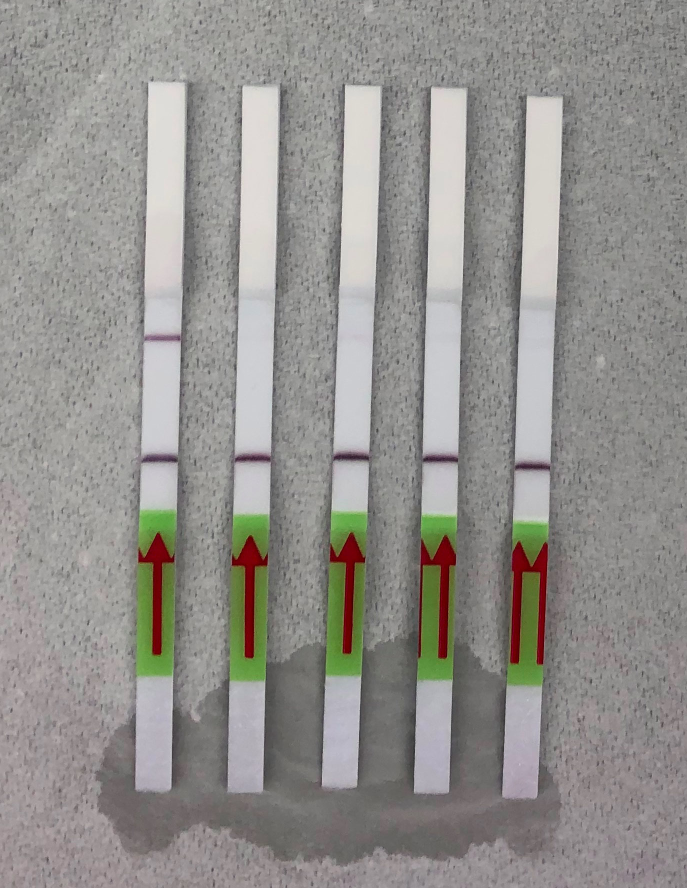
#> input picture notebooks/images/strips17c.jpg, 1374 x 1776 px (shown at 1/2 size)
$ jupyter execute 'Strip Detection and Comparison v2e.ipynb'
#> lines starting #> are read from the running program, lines starting #| are printed output that depends on the picture; after the words box and inside, x2 and y2 are one past the last pixel; in counts of white or black regions, pixels touching at a corner belong together; long printed decimals are rounded
[cell 1]
import cv2
import imutils
import math
import numpy as np
from matplotlib import pyplot as plt

plt.rcParams['figure.figsize'] = [10, 10]

## Strip Detection & Comparison

This script takes a raw picture of the strips, detects the sensible regions of the strips, and compares all the strips with the right-most which is asummed to be the water control.

One positive, the rest negatives

[cell 2]
# filename = 'images/strips17.jpg'
filename = 'images/strips17c.jpg'
image = cv2.imread(filename)
#> image is the input picture: shape (1776, 1374, 3); mean B, G, R 141.3, 144.8, 146.9
image = cv2.GaussianBlur(image, (5,5), 0)
plt.imshow(cv2.cvtColor(image, cv2.COLOR_BGR2RGB))

[cell 3]
# Parameters - All of these should normalized as a function of the image resolution and
# expected size of the strips

w = image.shape[0]
h = image.shape[1]

# The Y value above which the top of the strip should be
maxTopY = int(w * 0.2)

# The Y value above which the begining of the sensitive part of the strip should be
maxCenterY = int(w * 0.65)

# Minimum area of the colored center box in the strip
minCenterBoxArea = 10000

# Maximum area of the colored center box in the strip
maxCenterBoxArea = 50000

# Minimum area of the top strip boxes
minTopBoxArea = 25000

# Maximum of the top strip boxes
maxTopBoxArea = 70000

# Minimum intensity for binary thresholding of the top portion of the strips
minStripThreshold = 190

# Sensitive area of the strip
stripWidth = 200
stripHeight = 2000
stripHoldY = 850

# Percentage of the margins to be removed
marginFraction = 0.2

# Times the standard deviation of the mean intensity to detect a peak in first pass
peakSTDScale = 4

# Times the standard deviation of the mean intensity to detect a peak in the final normalized data
peakSTDScaleNorm = 20

# Default peak position to use when the control does not have a positive band
defPeakPosition = 360

# Maximum position for the peak of the control's positive band
maxControlPeakPos = 390

# Red is at the beginning/end of the hue range, so it covers the [0-10] and the [170, 180] (hue in OpenCV varies
# between 0 and 180 degrees)
lower_red1 = np.array([0, 50, 50])
upper_red1 = np.array([10, 255, 255])
lower_red2 = np.array([170, 50, 50])
upper_red2 = np.array([180, 255, 255])

# Green is between 20 and 90 (these ranges can be adjusted)
lower_green = np.array([20, 50, 50])
upper_green = np.array([90, 255, 255])

[cell 4]
# Some utilities

def makeOrderedBox(rect):
    box0 = cv2.boxPoints(rect)
    box0 = np.int0(box0)

    xval = [pt[0] for pt in box0]
    yval = [pt[1] for pt in box0]

    x0 = np.mean(xval)
    y0 = np.mean(yval)

    angles = []
    for i in range(0, len(box0)):
        xi = box0[i][0]
        yi = box0[i][1]
        x = xi - x0
        y = yi - y0
        a = np.arctan2(y, x)
        val = [a, i]
        angles += [val]

    angles.sort(key=lambda val: val[0], reverse=False)
    box = np.array([box0[val[1]] for val in angles])

    return box

def boxMinX(box):
    return min([pt[0] for pt in box])

def boxMaxX(box):
    return max([pt[0] for pt in box])

def boxMinY(box):
    return min([pt[1] for pt in box])

def boxMaxY(box):
    return max([pt[1] for pt in box])

def boxArea(box):
    x0 = np.mean([pt[0] for pt in box])
    y0 = np.mean([pt[1] for pt in box])
    p0 = np.array([x0, y0])

    area = 0
    n = len(box)
    for i in range(0, n):
        p1 = box[i]
        if i < n - 1:
            p2 = box[i + 1]
        else:
            p2 = box[0]

        # Heron's Formula
        a = np.linalg.norm(p1-p0)
        b = np.linalg.norm(p2-p0)
        c = np.linalg.norm(p1-p2)
        s = (a + b + c) / 2
        triarea = np.sqrt(s * (s - a) * (s - b) * (s - c))

        area += triarea

    return area

[cell 5]
# Processing Step 1: detecting the colored area in the strips

# First, convert the image to HSV color space, which makes the color detection straightforward
hsv = cv2.cvtColor(image, cv2.COLOR_BGR2HSV)

# These strips have red arrows on a green background, so we define two masks, one for red and the other for green

red_mask1 = cv2.inRange(hsv, lower_red1, upper_red1)
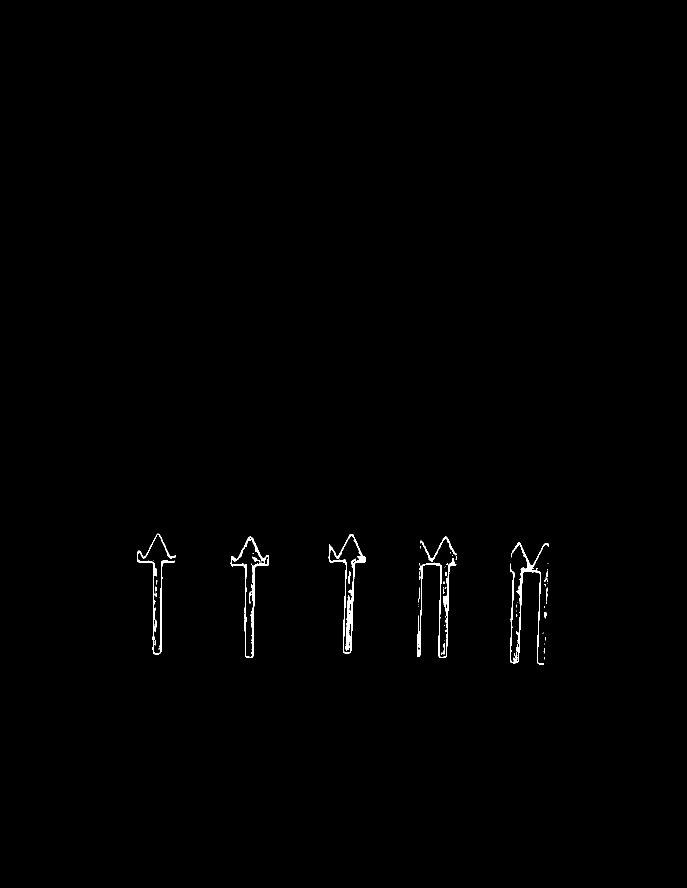
#> red_mask1: shape (1776, 1374) (shown at 1/2 size); 0.47% white; 67 white regions (53 under 20 px), largest, box (x1, y1, x2, y2) and area: (657, 1068, 732, 1307) 2498, (1020, 1085, 1097, 1329) 2266, (461, 1073, 537, 1316) 2130
red_mask2 = cv2.inRange(hsv, lower_red2, upper_red2)

red_mask = red_mask1 + red_mask2
green_mask = cv2.inRange(hsv, lower_green, upper_green)

mask = red_mask + green_mask

plt.imshow(cv2.cvtColor(mask, cv2.COLOR_GRAY2RGB))

[cell 6]
# Processing Step 2: determining the bounding boxes for the colored areas

cnts = cv2.findContours(mask, cv2.RETR_EXTERNAL, cv2.CHAIN_APPROX_SIMPLE)
#> cnts = 9 contours, 2 with area under 20; largest, box (x1, y1, x2, y2) and area: (270, 1019, 354, 1354) 24519, (457, 1028, 540, 1363) 24179, (649, 1022, 736, 1353) 23730, (832, 1028, 916, 1361) 23650, (1012, 1041, 1099, 1373) 23394, (1019, 1188, 1023, 1228) 36, (1021, 1158, 1024, 1182) 27
cnts = imutils.grab_contours(cnts)

# Create a copy of the original image to draw the bounding boxes on
tmp = image.copy()

center_boxes = []
for c in cnts:
    M = cv2.moments(c)
    if M["m00"] == 0: continue

    rect = cv2.minAreaRect(c)
    box = makeOrderedBox(rect)

    area = boxArea(box)
    if area < minCenterBoxArea or maxCenterBoxArea < area: continue

    if maxCenterY < boxMinY(box): continue

    print("Found suitable center box")
    print(area)
    print(box)
    center_boxes += [box]

    tmp = cv2.drawContours(tmp, [box], 0, (0,0,255), 10)
    tmp = cv2.circle(tmp, (box[0][0], box[0][1]), 20, (255,0,0), -1)
#> this loop made 9 passes
#> (rect, box0 in makeOrderedBox, xval in makeOrderedBox, yval in makeOrderedBox, box, area) on passes 2 to 3: (((1020.3, 1207.5), (39.05, 2.45), -87.14), [[1020, 1227], [1018, 1226], [1020, 1187], [1022, 1188]], [1020, 1018, 1020, 1022], [1227, 1226, 1187, 1188], [[1020, 1187], [1022, 1188], [1020, 1227], [1018, 1226]], 80), (((1022, 1169.5), (23, 2), -90), [[1023, 1181], [1021, 1181], [1021, 1158], [1023, 1158]], [1023, 1021, 1021, 1023], [1181, 1181, 1158, 1158], [[1021, 1158], [1023, 1158], [1023, 1181], [1021, 1181]], 46)
#> (printed output is left out)
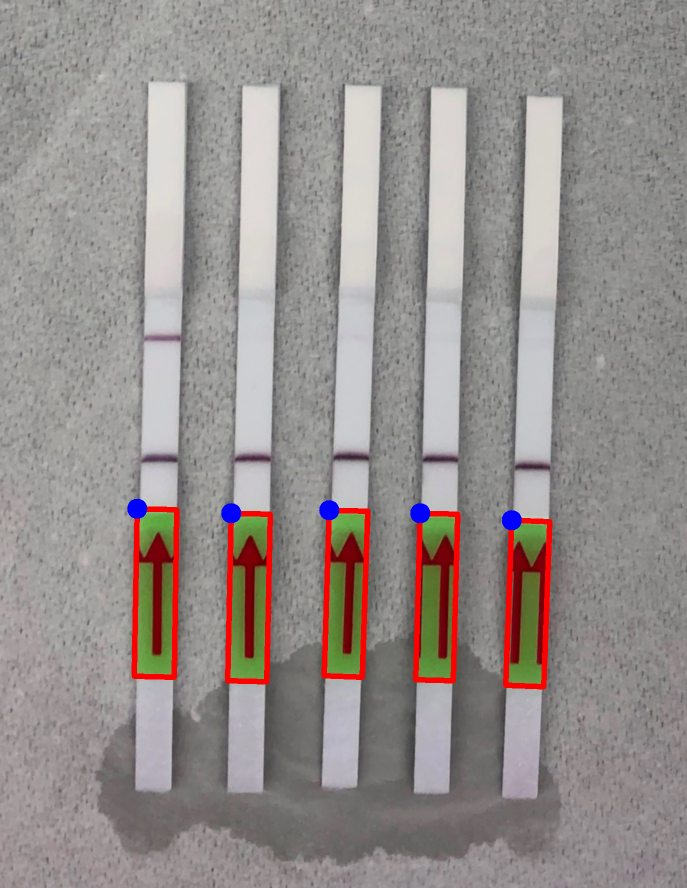
#> tmp: shape (1776, 1374, 3) (shown at 1/2 size); mean B, G, R 139.9, 142.4, 149
#> after the loop, center_boxes = 5 items

plt.imshow(cv2.cvtColor(tmp, cv2.COLOR_BGR2RGB))

[cell 7]
# Processing Step 3: binary thresholding of the entire image to extract the top part of the strips
ret, thresh = cv2.threshold(image, minStripThreshold, 255, cv2.THRESH_BINARY)
#> ret = 190

plt.imshow(cv2.cvtColor(thresh, cv2.COLOR_BGR2RGB))

[cell 8]
# Processing Step 4: detect boundary boxes for the top of the strips

grayscale = cv2.cvtColor(thresh, cv2.COLOR_BGR2GRAY)
cnts = cv2.findContours(grayscale, cv2.RETR_EXTERNAL, cv2.CHAIN_APPROX_SIMPLE)
#> cnts = 115 contours, 79 with area under 20; largest, box (x1, y1, x2, y2) and area: (471, 172, 557, 902) 50272, (669, 171, 761, 898) 48818, (290, 164, 370, 668) 35284, (1043, 194, 1124, 599) 27532, (855, 176, 932, 589) 27491
cnts = imutils.grab_contours(cnts)

# Create a copy of the original image to draw the bounding boxes on
tmp = image.copy()

top_boxes = []
for c in cnts:
    M = cv2.moments(c)
    if M["m00"] == 0: continue

    rect = cv2.minAreaRect(c)
    box = makeOrderedBox(rect)

    area = boxArea(box)
    if area < minTopBoxArea or maxTopBoxArea < area: continue

    if maxTopY < boxMinY(box): continue

    print("Found suitable top box")
    print(area)
    print(box)
    top_boxes += [box]

    tmp = cv2.drawContours(tmp, [box], 0, (0,0,255), 10)
    tmp = cv2.circle(tmp, (box[0][0], box[0][1]), 20, (255,0,0), -1)
#> this loop made 115 passes
#> c on passes 4, 6, 8, 9: [[692, 1550], [693, 1550]], [[524, 1541], [524, 1548]], [[513, 1538], [514, 1538]], [[524, 1537], [524, 1539]]
#> (printed output is left out)

plt.imshow(cv2.cvtColor(tmp, cv2.COLOR_BGR2RGB))

[cell 9]
# From:
# https://www.cs.hmc.edu/ACM/lectures/intersections.html

def intersectLines(pt1, pt2, ptA, ptB):
    """ this returns the intersection of Line(pt1,pt2) and Line(ptA,ptB)

        returns a tuple: (xi, yi, valid, r, s), where
        (xi, yi) is the intersection
        r is the scalar multiple such that (xi,yi) = pt1 + r*(pt2-pt1)
        s is the scalar multiple such that (xi,yi) = pt1 + s*(ptB-ptA)
            valid == 0 if there are 0 or inf. intersections (invalid)
            valid == 1 if it has a unique intersection ON the segment    """

    DET_TOLERANCE = 0.00000001

    # the first line is pt1 + r*(pt2-pt1)
    # in component form:
    x1, y1 = pt1;   x2, y2 = pt2
    dx1 = x2 - x1;  dy1 = y2 - y1

    # the second line is ptA + s*(ptB-ptA)
    x, y = ptA;   xB, yB = ptB;
    dx = xB - x;  dy = yB - y;

    # we need to find the (typically unique) values of r and s
    # that will satisfy
    #
    # (x1, y1) + r(dx1, dy1) = (x, y) + s(dx, dy)
    #
    # which is the same as
    #
    #    [ dx1  -dx ][ r ] = [ x-x1 ]
    #    [ dy1  -dy ][ s ] = [ y-y1 ]
    #
    # whose solution is
    #
    #    [ r ] = _1_  [  -dy   dx ] [ x-x1 ]
    #    [ s ] = DET  [ -dy1  dx1 ] [ y-y1 ]
    #
    # where DET = (-dx1 * dy + dy1 * dx)
    #
    # if DET is too small, they're parallel
    #
    DET = (-dx1 * dy + dy1 * dx)

    if math.fabs(DET) < DET_TOLERANCE: return (0,0,0,0,0)

    # now, the determinant should be OK
    DETinv = 1.0/DET

    # find the scalar amount along the "self" segment
    r = DETinv * (-dy  * (x-x1) +  dx * (y-y1))

    # find the scalar amount along the input line
    s = DETinv * (-dy1 * (x-x1) + dx1 * (y-y1))

    # return the average of the two descriptions
    xi = (x1 + r*dx1 + x + s*dx)/2.0
    yi = (y1 + r*dy1 + y + s*dy)/2.0
    return ( xi, yi, 1, r, s )

[cell 10]
# Processing Step 5: construct the boxes that enclose the sensitive strip area

# First, order the top and center boxes from left to right
top_boxes.sort(key=lambda box: box[0][0], reverse=False)
center_boxes.sort(key=lambda box: box[0][0], reverse=False)

# Create a copy of the original image to draw the bounding boxes on
tmp = image.copy()

assert(len(top_boxes) == len(center_boxes)), "Different number of top and center boxes"

num_boxes = len(top_boxes)

strip_boxes = []

for i in range(0, num_boxes):
    tbox = top_boxes[i]
    cbox = center_boxes[i]

    # [5 lines of commented-out code are left out]

    tp0, tp1, tp2, tp3 = tbox[3], tbox[0], tbox[1], tbox[2]
    cp0, cp1, cp2, cp3 = cbox[3], cbox[0], cbox[1], cbox[2]

    # The intersection of the lines defining the sides of the strip (tp1-tp0 and tp2-tp3)
    # with the top edge of the center box defines the bottom corners of the area of interest
    res1 = intersectLines(tp1, tp0, cp1, cp2)
    res2 = intersectLines(tp2, tp3, cp1, cp2)

    assert(res1[2] == 1 and res2[2] == 1), "Top and center boxes are not intersecting"

    p1 = np.array([int(round(res1[0])), int(round(res1[1]))])
    p2 = np.array([int(round(res2[0])), int(round(res2[1]))])

    sbox = np.array([p1, tp1, tp2, p2])
#     sbox = np.array([cp1, tp1, tp2, cp2])

    strip_boxes += [sbox]
    tmp = cv2.drawContours(tmp, [sbox], 0, (0, 0, 255), 10)
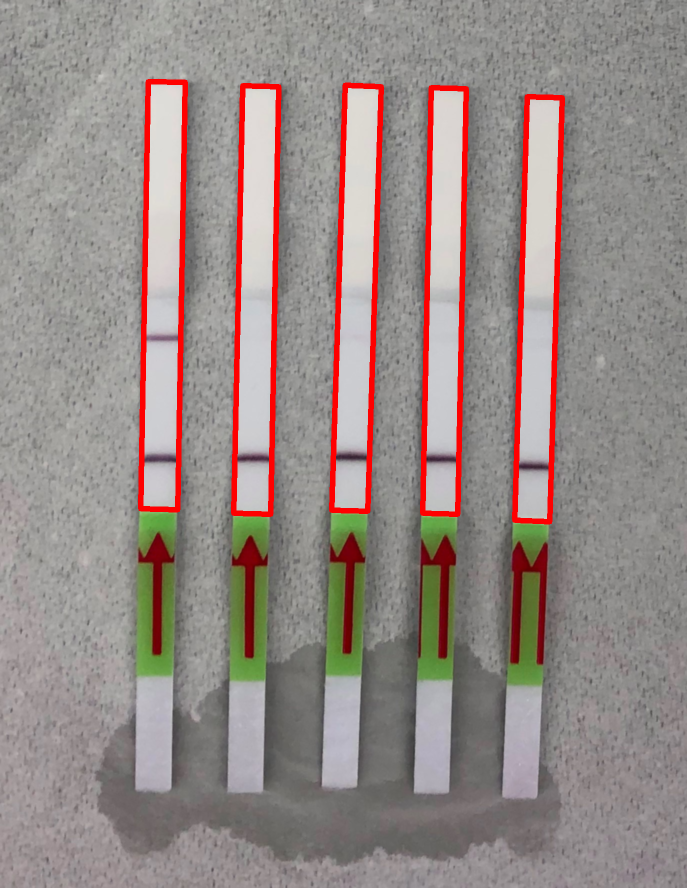
#> tmp: shape (1776, 1374, 3) (shown at 1/2 size); mean B, G, R 134.8, 138.3, 150.9

plt.imshow(cv2.cvtColor(tmp, cv2.COLOR_BGR2RGB))

[cell 11]
# Processing Step 6: Extract the strips into separate images

ref_box = np.array([[0, 0],[0, stripHeight],[stripWidth, stripHeight],[stripWidth, 0]], dtype=float)

raw_strip_images = []
for sbx in strip_boxes:
    h, status = cv2.findHomography(sbx, ref_box)
    img = cv2.warpPerspective(image, h, (stripWidth, stripHeight))
    raw_strip_images += [img]
#> this loop made 5 passes
#> sbx on passes 1 to 4: [[281, 1017], [296, 163], [370, 164], [355, 1019]], [[467, 1026], [485, 171], [557, 173], [541, 1028]], [[663, 1020], [690, 170], [762, 173], [735, 1022]], [[845, 1026], [862, 175], [932, 177], [915, 1028]]
#> pass 1, `img = cv2.warpPerspective(image, h, (stripWidth, stripHeight))`:
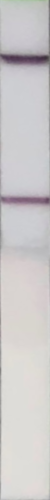
#> img: shape (2000, 200, 3) (shown at 1/4 size); mean B, G, R 202.1, 201.6, 204.2

[cell 12]
# Processing Step 7: Crop the images to remove the grip of the strips, and the vertical borders

norm_strip_images = []

fig, plots = plt.subplots(1, len(raw_strip_images))
idx = 0
for img in raw_strip_images:
    # Crop out the top and the bottom parts of the strip, and applying bilateral filtering for smoothing
    # https://opencv-python-tutroals.readthedocs.io/en/latest/py_tutorials/py_imgproc/py_filtering/py_filtering.html
    x0 = int(marginFraction * stripWidth)
    x1 = int((1 - marginFraction) * stripWidth)
    y0 = 0
    y1 = stripHoldY

    crop = img[y0:y1, x0:x1]
    nimg = cv2.bilateralFilter(crop, 9, 75, 75)
    norm_strip_images += [nimg]

    vimg = cv2.flip(nimg, 0)
    plots[idx].imshow(cv2.cvtColor(vimg, cv2.COLOR_BGR2RGB))
    idx += 1
#> this loop made 5 passes
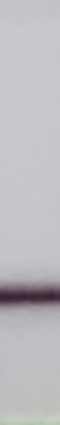
#> vimg: shape (850, 120, 3) (shown at 1/2 size); mean B, G, R 192.4, 188.6, 189

[cell 13]
# Processing Step 8: Plot all intensities

fig, plots = plt.subplots(len(norm_strip_images))
plt.subplots_adjust(top=1.5, hspace=0.5)
idx = len(norm_strip_images) - 1
for img in norm_strip_images:
    data = img.astype('int32')
    nrows = data.shape[0]
    values = np.array([])
    for r in range(0, nrows):
        values = np.append(values, 255 - np.mean(data[r]))
    plots[idx].plot(values)
    if idx == 0:
        plots[idx].set_title("CONTROL")
    else:
        plots[idx].set_title("STRIP " + str(idx))
    idx -= 1

[cell 14]
# Processing Step 9: Compare all test images with the control image (last)

def getPeak(data, start, scale):
    nrows = data.shape[0]
    values = np.array([])
    for r in range(0, nrows):
        values = np.append(values, np.mean(data[r]))

    v = values[start:-1]
    mean = np.mean(v[0:int(len(v)/2)])
    std = np.std(v[0:int(len(v)/2)])

    i = np.argmin(v)
    peak = np.min(v)
    if peak < mean - scale * std:
        return i, peak, v
    else:
        return None, None, v

ctrl_img = norm_strip_images[-1]

# Convert from uint8 to int32 so we can get negative values
ctrl_data = ctrl_img.astype('int32')
half = int(ctrl_data.shape[0]/2)
ctrl_pk_idx, ctrl_pk_val, ctrl_all_val = getPeak(ctrl_data, half, peakSTDScale)
ctrl_max = max(ctrl_all_val)
print("CONTROL")
if ctrl_pk_idx and ctrl_pk_idx < maxControlPeakPos:
    print("  Found peak in control at", ctrl_pk_idx, "with a value of", ctrl_pk_val)
else:
    print("  No peak found in control")
    ctrl_pk_idx = defPeakPosition

fig, plots = plt.subplots(len(norm_strip_images) - 1)
plt.subplots_adjust(top=1.5, hspace=0.5)

idx = len(norm_strip_images) - 2
for test_img in norm_strip_images[0:-1]:
    test_data = test_img.astype('int32')
    test_pk_idx, test_pk_val, test_all_val = getPeak(test_data, half, peakSTDScale)
    test_max = max(test_all_val)
    offset = ctrl_max - test_max

    print("STRIP", idx + 1)
    if test_pk_idx:
        print("  Found peak at", test_pk_idx, "with a value of", test_pk_val)
    else:
        print("  No peak found")

    if test_pk_idx and ctrl_pk_idx and test_pk_idx != ctrl_pk_idx:
        idx_diff = test_pk_idx - ctrl_pk_idx
        print("  Need to align peaks by", idx_diff)

        # Very inefficient way of doing this...
        rows = []
        for i in range(half, ctrl_data.shape[0]):
            if i + idx_diff < test_data.shape[0]:
                d = test_data[i + idx_diff] - ctrl_data[i] + offset
                rows.append(d)

        diff = np.array(rows)
    else:
        # No alignment is needed
        diff = test_data - ctrl_data + offset
        diff = diff[half:-1]

    # Another possibility could be to use OpenCV's image integrals:
    # http://www.aishack.in/tutorials/integral-images-opencv/

    values = np.array([])
    nrows = diff.shape[0]
    for r in range(0, nrows):
        m = -np.mean(diff[r])
        values = np.append(values, m)

    pk_idx, pk_val, all_val = getPeak(-values, 0, peakSTDScaleNorm)

    if pk_idx:
        print("  Normalized peak value:", -pk_val)
    else:
        print("  No peak after normalization")
    plots[idx].set_ylim([-30, 150])
    plots[idx].set_title("STRIP " + str(idx + 1))
    plots[idx].plot(values)
    idx -= 1
#> this loop made 4 passes
#| STRIP 4
#|   Found peak at 373 with a value of 115.072
#|   Need to align peaks by 13
#> (further printed lines are left out)
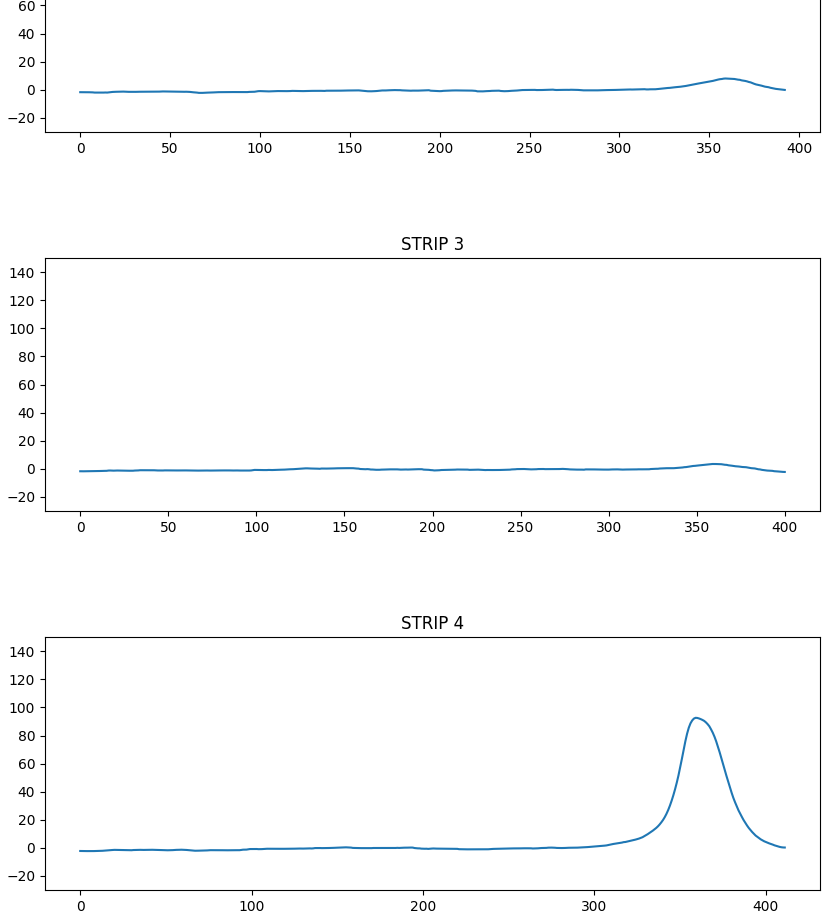
#> figure drawn by matplotlib, 4 panels; panel 1: curve peaks at x = 359, y = 5.22; panel 2: curve peaks at x = 359, y = 7.98; panel 3: curve peaks at x = 360, y = 3.44; panel 4: curve peaks at x = 359, y = 92.64
